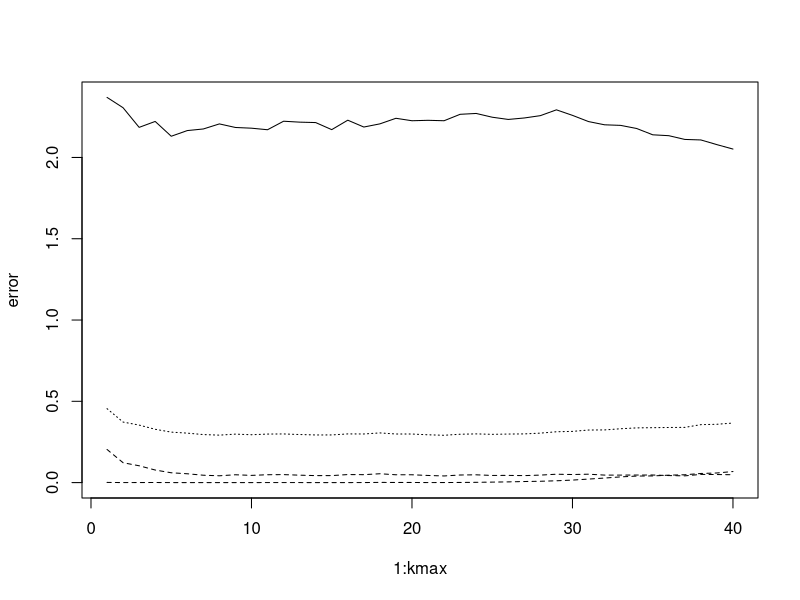

R code for this plot:
# Paul GOUJON
# UTC - SY19
# TP1 Exercise 2

# Bias - variance trade-off study

# Y = 1 + 5X^2 + epsilon
# X ~ unif(0,1)
# epsilon ~ normal(0, 0.25)
# regression fonction : f(x) = 1 + 5x2

n = 50  # size of the training set
x0 = 0.5    # we want to study that trade-off on a fixed x
kmax = 40   # is the max number of nearest neighbours
sig = 0.5   # is the sd for the normal law
Ey0 = 1 + 5*x0^2    # esperance of the y at x = x0

# init
y0 = rep(0, n)  # vector of y0 for the training examples
# matrix of the predictions using the training samples with k varying from 1 to kmax
yhat = matrix(0, n, kmax)   

for (i in 1:n) {
    x = runif(n) 
    # vector of n training samples 
    y = 1 + 5 * x ^ 2 + sig * rnorm(n)
    
    d = abs(x - x0)    # distance between x and x0
    sorting = sort(d, index.return=T)   # get the order of the x in function of their distance from x0
    
    # y0 generation
    y0[i] = Ey0 + sig * rnorm(n)
    
    # for k neighbours from 1 to kmax
    # estimation of y is the mean of the values of the knn
    for (k in 1:kmax) {
        yhat[i, k] = mean(y[sorting$ix[1:k]])
    }
}

error = rep(0, kmax)
bias2 = rep(0, kmax)
variance = rep(0, kmax)

for (k in 1:kmax) {
    error[k] = mean((y - yhat[,k])^2)
    bias2[k] = (mean(yhat[,k] - Ey0))^2
    variance[k] = var(yhat[,k])
}

plot(1:kmax, error, type="l", ylim=range(error, bias2, variance))
lines(1:kmax, bias2, lty=2)
lines(1:kmax, variance, lty=2)
lines(1:kmax, variance+bias2+sig^2, lty=3)



